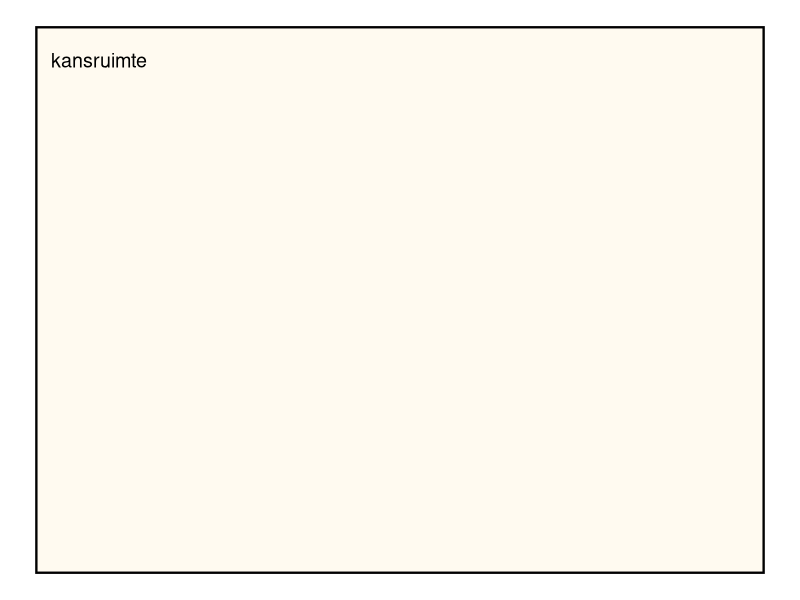
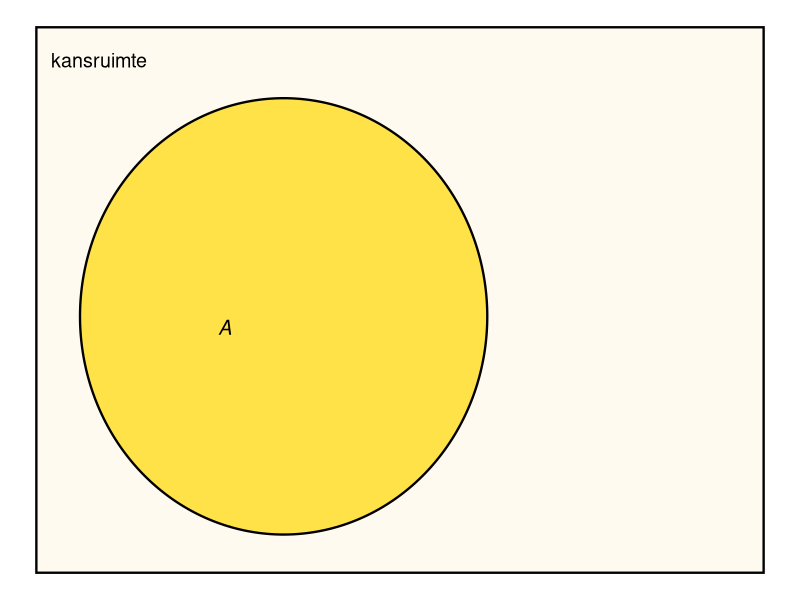
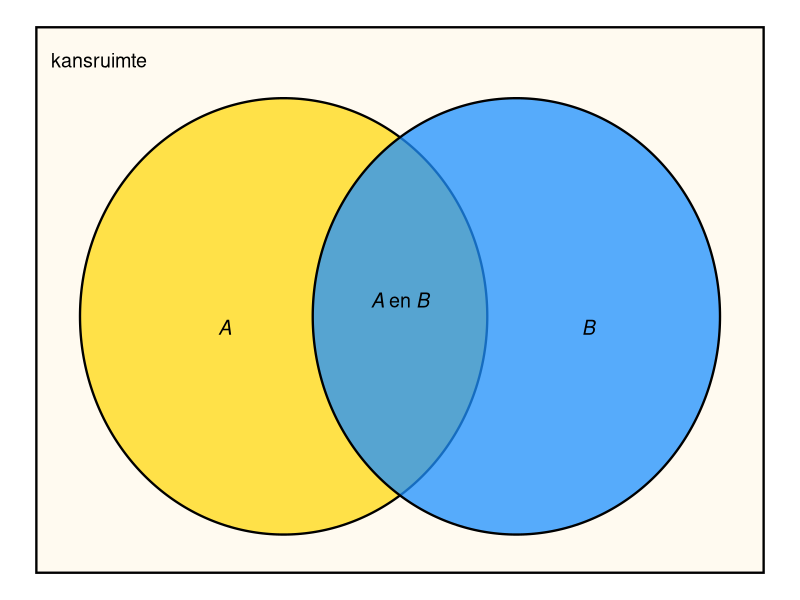
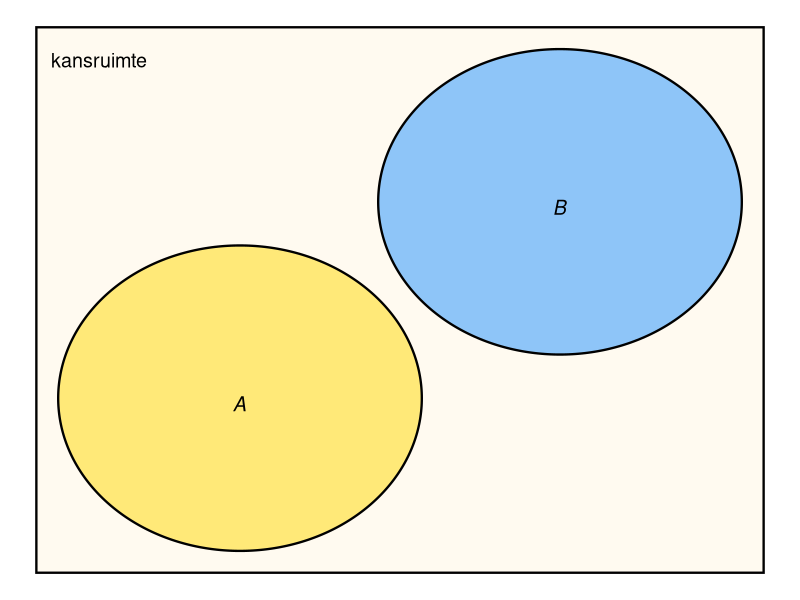
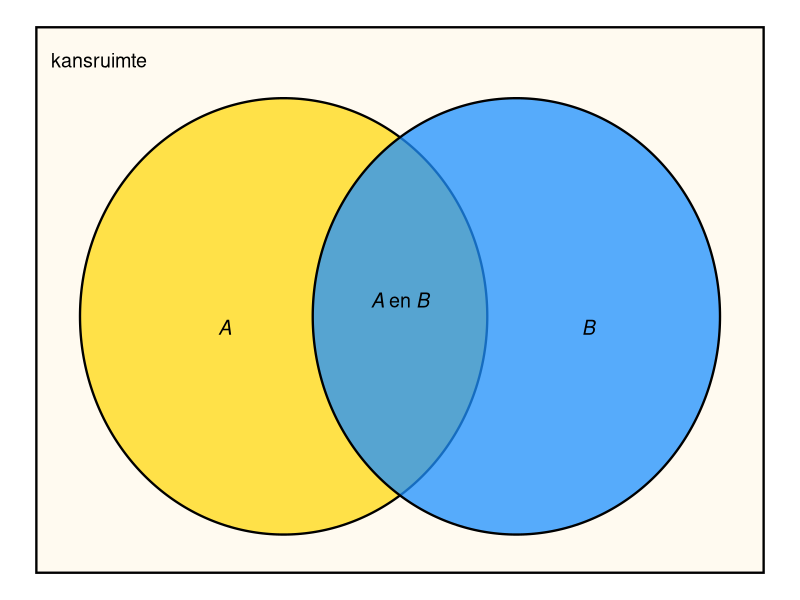
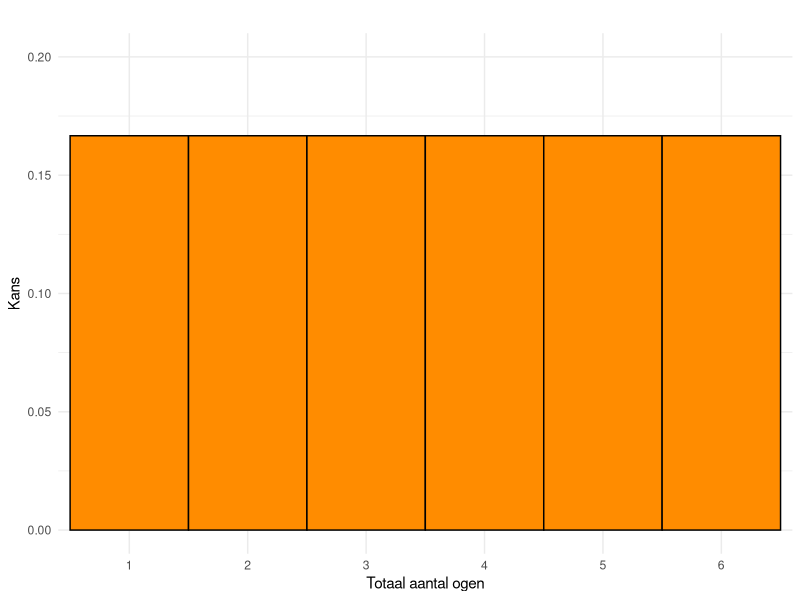
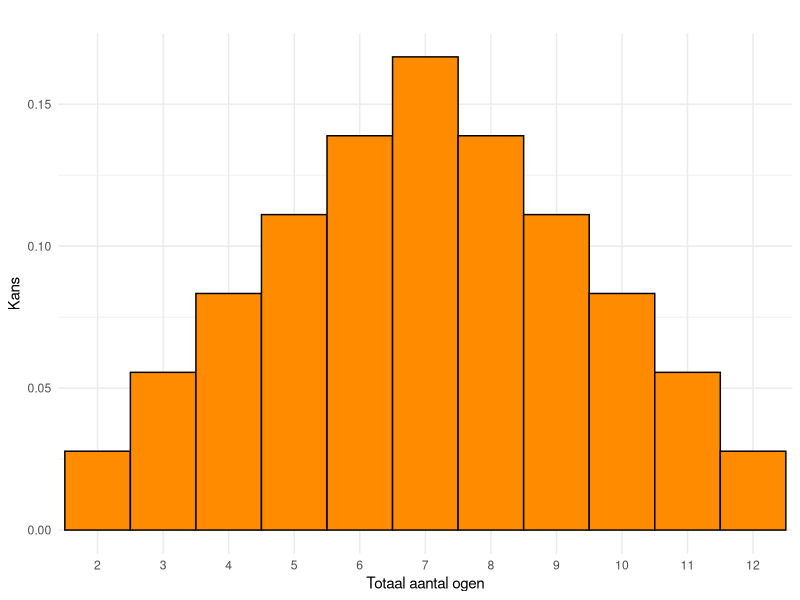
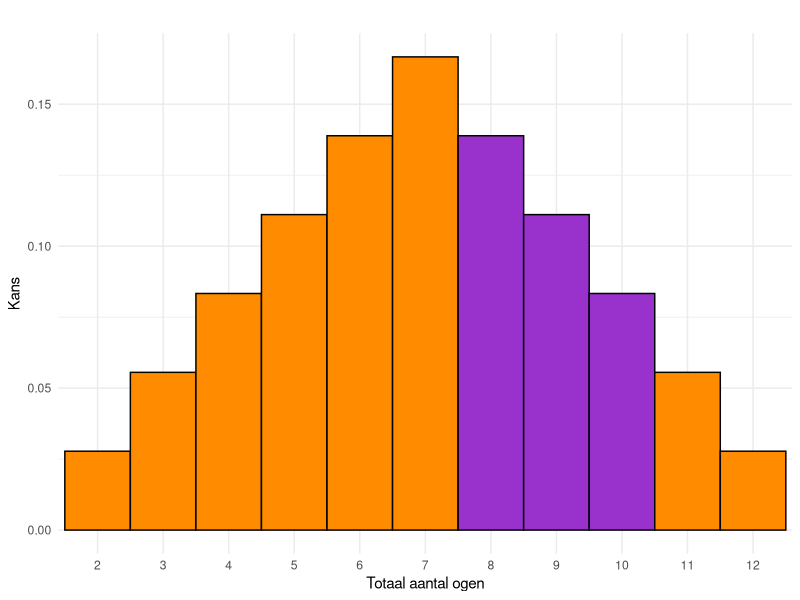

These charts were generated, in order, by the following R code:
## ---- chunk 1
#| code-fold: true
#| warning: false
#| fig-cap: "Een minimaal Venn-diagram. Het rechthoek stelt de volledige kansruimte voor."
#| label: fig-venn
#| fig.width: 6
#| fig.height: 4

if (!("ggplot2" %in% .packages())){ 
  library(ggplot2) 
  }
if (!("ggforce" %in% .packages())){ 
  library(ggforce) 
  }

kleurKansruimte <- "FloralWhite"

kansruimte <- ggplot() +  
  geom_rect(
    aes(xmin = 0, ymin = 0, xmax= 100, ymax = 100),
    fill = kleurKansruimte, color = "black", size = .8
    ) +
  annotate(
    "text", 
    x = 2, y = 94, 
    label = "kansruimte", 
    color = "black", 
    hjust = 0, 
    size = 5
    ) +
  theme_void()

kansruimte
## ---- chunk 2
#| code-fold: true
#| warning: false
#| fig-cap: "Venn-diagram met gebeurtenis $A$. Een gebeurtenis is een deelverzameling van de kansruimte."
#| label: fig-vennA
#| fig.width: 6
#| fig.height: 4

kleurA <- "Gold"

A <- list(
  geom_ellipse(
    aes(x0 = 34, y0 = 47, a = 28,  b = 40,  angle = 0), 
    fill = kleurA , alpha = 0.7, size = .8
    ),
  annotate(
    "text", 
    x = 25, y = 45, 
    label = expression(italic(A)), 
    color = "black", 
    hjust = 0, 
    size = 5
    )
  )

kansruimte + A

## ---- chunk 3
#| code-fold: true
#| warning: false
#| fig-cap: "Venn-diagram met twee gebeurtenissen: $A$ en $B$."
#| label: fig-vennAB
#| fig.width: 6
#| fig.height: 4

kleurB <- "DodgerBlue"

B <- list( 
  geom_ellipse(
    aes(x0 = 66, y0 = 47, a = 28,  b = 40,  angle = 0), 
    fill = kleurB, alpha = 0.75, size = .8
    ),
  annotate(
    "text", 
    x = 75, y = 45, 
    label = expression(italic(B)), 
    color = "black", 
    hjust = 0, 
    size = 5
    )
)

labelAenB <- annotate(
  "text",
  x = 50, y = 50, 
  label = expression(italic(A) ~ "en" ~ italic(B)),
  color = "black",
  size = 5
)

(AB <- kansruimte + A + B + labelAenB)

## ---- chunk 4
#| code-fold: true
#| warning: false
#| fig-cap: "Venn-diagram. De gebeurtenissen $A$ en $B$ overlappen niet en sluiten elkaar dus uit."
#| label: fig-uitsluiten
#| fig.width: 6
#| fig.height: 4

A2 <- list(
  geom_ellipse(
    aes(x0 = 28, y0 = 32, a = 25,  b = 28,  angle = 0), 
    fill = kleurA, alpha = 0.5, size = 0.8
    ), 
  annotate(
    "text", 
    x = 27, y = 31, 
    label = expression(italic(A)), 
    color = "black", 
    hjust = 0, 
    size = 5
    )
  )

B2 <- list(
  geom_ellipse(
    aes(x0 = 72, y0 = 68, a = 25,  b = 28,  angle = 0), 
    fill = kleurB, alpha = 0.5, size = 0.8
    ),
  annotate(
    "text", 
    x = 71, y = 67, 
    label = expression(italic(B)), 
    color = "black", 
    hjust = 0, 
    size = 5
    )
)

(AB2 <- kansruimte + A2 + B2)
## ---- chunk 5
#| code-fold: true
#| warning: false
#| fig-cap: "Venn-diagram.Voor de kans op $A$ of $B$ moet het groene gebied één keer worden meegeteld!"
#| label: fig-vennAB2
#| fig.width: 6
#| fig.height: 4

AB

## ---- chunk 6
#| code-fold: true
#| warning: false
#| fig.cap: "Kansverdeling: de kansen bij het gooien van één dobbelsteen."
#| label: fig-uniform-dobbelsteen
#| fig.width: 5
#| fig.height: 4
 
# Controleer of de benodigde pakketten zijn geladen
if (!("ggplot2" %in% .packages())) {
  library("ggplot2")
}

# Parameters definiëren
min_ogen <- 1       # Minimum aantal ogen op een dobbelsteen
max_ogen <- 6       # Maximum aantal ogen op een dobbelsteen
kans <- 1 / max_ogen # Gelijke kans voor elke uitkomst
kleur <- "darkorange"   # Kleur voor de balken in de plot

# Genereer de uitkomsten en bijbehorende kansen
uitkomsten <- seq(min_ogen, max_ogen)
kansen <- rep(kans, length(uitkomsten))

# Maak een data frame met uitkomsten en kansen
kansen_dobbelsteen <- data.frame(
  uitkomsten = factor(uitkomsten),
  kansen = kansen
)

# Maak de plot
ggplot(kansen_dobbelsteen, aes(x = uitkomsten, y = kansen)) +
  geom_bar(
    stat = "identity",     # Balken representeren kanswaarden direct
    width = 1,             # Volledige breedte van de categorie
    fill = kleur,          # Kleur voor de balken
    color = "black"        # Randkleur voor de balken
  ) +
  labs(
    title = "",
    x = "Totaal aantal ogen",      # Titel voor de x-as
    y = "Kans"              # Titel voor de y-as
  ) +
  ylim(0, 0.2) +            # Zorg dat de y-as tot 0.02 loopt
  theme_minimal()
## ---- chunk 7
#| code-fold: true
#| warning: false
#| fig.cap: "Kansverdeling voor het aantal ogen van twee dobbelstenen."
#| label: fig-kansverdeling-twee-dobbelstenen
#| fig.width: 5
#| fig.height: 4

# Controleer of de benodigde pakketten zijn geladen
if (!("ggplot2" %in% .packages())) {
  library("ggplot2")
}

# Parameters definiëren
min_som <- 2          # Minimum som bij twee dobbelstenen
max_som <- 2*max_ogen # Maximum som bij twee dobbelstenen
kleur <- rep("darkorange", 11) # Kleur voor de balken in de plot

# Genereer uitkomsten en bijbehorende kansen
uitkomsten <- seq(min_som, max_som)                     # Mogelijke uitkomsten
kansen <- pmin(uitkomsten - 1, 13 - uitkomsten) / max_ogen^2    # Kansen berekenen

# Maak een data frame met uitkomsten en kansen
kansen_dobbelsteen <- data.frame(
  uitkomsten = factor(uitkomsten),
  kansen = kansen
)

# Maak de plot
verdelingTweeDobbelstenen <- function(kleur)
  {
  ggplot(kansen_dobbelsteen, aes(x = uitkomsten, y = kansen)) +
  geom_bar(
    stat = "identity",     # Balken representeren kanswaarden direct
    width = 1,             # Volledige breedte van de categorie
    fill = kleur,          # Kleur voor de balken
    color = "black"        # Randkleur voor de balken
  ) +
  labs(
    title = "",
    x = "Totaal aantal ogen",      # Titel voor de x-as
    y = "Kans"              # Titel voor de y-as
  ) +
  theme_minimal()           # Minimalistisch thema voor de plot
}

verdelingTweeDobbelstenen(kleur)

## ---- chunk 8
#| code-fold: true
#| warning: false
#| fig-cap: "Kansverdeling van het totaal aantal ogen van twee dobbelstenen."
#| label: fig-kansverdeling-twee-dobbelstenen-2
#| fig.width: 5
#| fig.height: 4

kleur <- rep("darkorange", 11)
kleur[7:9] <- "darkorchid"

verdelingTweeDobbelstenen(kleur)

## ---- chunk 9
#| code-fold: true
#| warning: false
#| fig.cap: "Cumulatieve verdeling van de som van de ogen van twee dobbelstenen."
#| label: fig-cumulverdeling-twee-dobbelstenen
#| fig.width: 5
#| fig.height: 4

# Controleer of de benodigde pakketten zijn geladen
if (!("ggplot2" %in% .packages())) {
  library("ggplot2")
}

# Voeg extra punten toe om de cumulatieve kansen buiten het bereik van 2-12 te tonen
kansen_dobbelsteen_cumulatief <- data.frame(
  uitkomsten = c(1, uitkomsten, 13), # Voeg 1 en 13 toe als grenzen
  kansen = c(0, cumsum(kansen), 1)   # Voeg 0 en 1 toe aan de kansen
)

# Genereer de datapunten voor de open cirkels
open_cirkels <- data.frame(
  uitkomsten = uitkomsten,
  kansen = c(0, cumsum(kansen)[-length(kansen)])
)

# Maak een data frame voor de horizontale lijnen (stappen van de cumulatieve kans)
lijnen_data <- data.frame(
  x_start = kansen_dobbelsteen_cumulatief$uitkomsten[-nrow(kansen_dobbelsteen_cumulatief)],
  x_end = kansen_dobbelsteen_cumulatief$uitkomsten[-1] - .1,
  y = kansen_dobbelsteen_cumulatief$kansen[-nrow(kansen_dobbelsteen_cumulatief)]
)

# Maak de plot
ggplot() +
  # Voeg de horizontale lijnen toe
  geom_segment(
    data = lijnen_data,
    aes(x = x_start, xend = x_end, y = y, yend = y),
    color = "darkorange",        # Kleur van de lijnen
    size = 1                     # Dikte van de lijnen
  ) +
  # Voeg gesloten cirkels (linkerkanten) toe, behalve bij (1, 0) en (13, 1)
  geom_point(
    data = kansen_dobbelsteen_cumulatief[-c(1, nrow(kansen_dobbelsteen_cumulatief)), ],
    aes(x = uitkomsten, y = kansen),
    shape = 16,                  # Gesloten cirkel
    size = 3,
    color = "darkorange"
  ) +
  # Voeg open cirkels (rechterkanten) toe
  geom_point(
    data = open_cirkels,
    aes(x = uitkomsten, y = kansen),
    shape = 1,                 # Open cirkel
    size = 1.8,
    stroke = 1.4,
    color = "darkorange"
  ) +
  scale_x_continuous(
    breaks = 2:12,               # Ticks alleen bij gehele getallen van 2 tot 12
    minor_breaks = NULL          # Verwijder alle minor ticks
  ) +
  labs(
    title = "",
    x = "Totaal aantal ogen",    # Titel voor de x-as
    y = "Cumulatieve kans"       # Titel voor de y-as
  ) +
  theme_minimal()                 # Minimalistisch thema
## ---- chunk 10
#| code-fold: true
#| warning: false
#| fig-cap: "De normale verdeling."
#| label: fig-normale-verdeling
#| fig.width: 4
#| fig.height: 3

# Controleer of ggplot2 geladen is, zo niet, laad het pakket
if (!("ggplot2" %in% .packages())) {
  library(ggplot2)
}

# Definieer de standaardnormale verdeling
x <- seq(-3.5, 3.5, length.out = 350)
data <- data.frame(x = x, y = dnorm(x))

plotNormaal <- function(mu, sigma){
    # Plot maken
  ggplot(data, aes(x, y)) +
  geom_line(color = "darkorange", linewidth = 1) + # Curve van de standaardnormale verdeling
  scale_x_continuous(
    breaks = c(mu - 2*sigma, -mu - sigma, mu, mu + sigma, mu + 2*sigma), 
    labels = c(
      mu - 2 * sigma, 
      mu -sigma, 
      mu, 
      mu + sigma, 
      mu + 2 * sigma
    )
  ) + # Labels voor x-as
  labs(
    y = "Kansdichtheid", 
    x = expression(italic(X))
  ) + # Labels voor de assen
  theme_minimal()
}

normaalGeneriek <- 
  # Plot maken
  ggplot(data, aes(x, y)) +
  geom_line(color = "darkorange", linewidth = 1) + # Curve van de standaardnormale verdeling
  scale_x_continuous(
    breaks = c(-2, -1, 0, 1, 2), 
    labels = c(
      expression(mu - 2 * sigma), 
      expression(mu -sigma), 
      expression(mu), 
      expression(mu + sigma), 
      expression(mu + 2 * sigma)
    )
  ) + # Labels voor x-as
  scale_y_continuous(labels = NULL) + # getallen van y-as weglaten
  labs(
    y = "Kansdichtheid", 
    x = expression(italic(X))
  ) + # Labels voor de assen
  theme_minimal()

# Hoogte van de pijl bepalen
h <- exp(-0.5) / sqrt(2 * pi)

pijl <- geom_segment(
    aes(x = 0, xend = 1, y = h, yend = h), 
    arrow = arrow(length = unit(0.2, "cm")), 
    color = "black", 
    linewidth = 0.8
  ) # Pijl voor standaarddeviatie
  
oppervlak <- function(a, b){# Gebied tussen a en b kleuren
  geom_area(
    data = subset(data, x >= a & x <= b), 
    aes(x, y), 
    fill = "darkorange", 
    alpha = 0.4
  ) 
} 

normaalGeneriek

## ---- chunk 11
#| code-fold: true
#| warning: false
#| label: fig-vuistregels
#| fig-cap: "Vuistregels voor de normale verdeling."
#| layout-ncol: 2
#| fig-subcap: 
#|   - "68% van de kans valt binnen één standaarddeviatie van het gemiddelde."
#|   - "95% van de kans valt binnen 1,96 standaarddeviaties van het gemiddelde."
#| fig.width: 4
#| fig.height: 2.7

percentage <- function(perc){
  annotate(
  "text", 
  x = 0, 
  y = 0.15, 
  label = paste0(perc, "%"), # Dynamically include the variable
  color = "black", 
  size = 5, 
  hjust = 0.5, 
  vjust = 0.5
)
}

normaalGeneriek + oppervlak(-1,1) + percentage(68)

normaalGeneriek + oppervlak(-1.96, 1.96) + percentage(95)
## ---- chunk 12
#| code-fold: true
#| warning: false
#| label: fig-std-normaal
#| fig-cap: "Standaard-normale verdeling"
#| fig.width: 4
#| fig.height: 3

plotNormaal(0,1) +   
  labs(
    y = "Kansdichtheid", 
    x = expression(italic(Z))
  ) # Labels voor de assen

## ---- chunk 13
#| label: fig-t
#| fig-cap: "Verschillende $t$-verdelingen en de standaard-normale verdeling"
#| warning: false
#| code-fold: true
#| fig-height: 4

t_values <- seq(-3.5, 3.5, by = 0.1)
z_values <- seq(-3.5, 3.5, by = 0.1)

dataframe <- data.frame(
  t = c(z_values, rep(t_values, 3)),
  prob = c(
    dnorm(z_values),
    dt(t_values, df = 2),
    dt(t_values, df = 5),
    dt(t_values, df = 20)
  ),
  df = factor(
    c(
      rep("standaard-normaal", length(z_values)),
      rep("df = 2", length(t_values)),
      rep("df = 5", length(t_values)),
      rep("df = 20", length(t_values))
    ),
    levels = c(
      "df = 2", "df = 5", "df = 20", "standaard-normaal"
    )
  ) 
)

ggplot(
  dataframe, 
  aes(
    x = t, y = prob, 
    group = df, color = df, linewidth = df, linetype = df)
) +
  geom_line(
  ) +
  scale_color_manual(
    values = c( rep("black", 3), "#e8601d")
  ) + 
  scale_linewidth_manual(
    values = c(1, 1, 1, 1.2)
  ) +
  scale_linetype_manual(
    values = c(
      "df = 2"="longdash", 
      "df = 5"="dashed", 
      "df = 20"="dotted",
      "standaard-normaal"="solid" 
    )
  ) +
  labs(
    x = expression(italic(t)),
    y = "kansdichtheid"
  )
